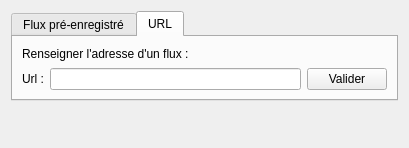
<?xml version="1.0" encoding="UTF-8"?>
<ui version="4.0">
 <class>DataFlowWindow</class>
 <widget class="QDialog" name="DataFlowWindow">
  <property name="geometry">
   <rect>
    <x>0</x>
    <y>0</y>
    <width>409</width>
    <height>148</height>
   </rect>
  </property>
  <property name="sizePolicy">
   <sizepolicy hsizetype="Fixed" vsizetype="Fixed">
    <horstretch>0</horstretch>
    <verstretch>0</verstretch>
   </sizepolicy>
  </property>
  <property name="windowTitle">
   <string>Ajouter un flux</string>
  </property>
  <layout class="QGridLayout" name="gridLayout">
   <item row="1" column="0">
    <spacer name="verticalSpacer">
     <property name="orientation">
      <enum>Qt::Vertical</enum>
     </property>
     <property name="sizeHint" stdset="0">
      <size>
       <width>20</width>
       <height>40</height>
      </size>
     </property>
    </spacer>
   </item>
   <item row="0" column="0" colspan="2">
    <widget class="QTabWidget" name="tabWidget">
     <property name="currentIndex">
      <number>1</number>
     </property>
     <widget class="QWidget" name="tab_dataFlowPreSaved">
      <attribute name="title">
       <string>Flux pré-enregistré</string>
      </attribute>
      <layout class="QGridLayout" name="gridLayout_2">
       <item row="2" column="0">
        <widget class="QComboBox" name="comboBox_dataFlowWindow">
         <property name="focusPolicy">
          <enum>Qt::StrongFocus</enum>
         </property>
         <property name="acceptDrops">
          <bool>true</bool>
         </property>
         <property name="currentText">
          <string/>
         </property>
         <property name="currentIndex">
          <number>-1</number>
         </property>
        </widget>
       </item>
       <item row="0" column="0">
        <widget class="QLabel" name="label_2">
         <property name="maximumSize">
          <size>
           <width>16777215</width>
           <height>30</height>
          </size>
         </property>
         <property name="text">
          <string>Sélectionner un flux pré-enregistré :</string>
         </property>
        </widget>
       </item>
       <item row="2" column="1">
        <widget class="QPushButton" name="btn_validateDataFlowPreSaved">
         <property name="maximumSize">
          <size>
           <width>80</width>
           <height>16777215</height>
          </size>
         </property>
         <property name="focusPolicy">
          <enum>Qt::NoFocus</enum>
         </property>
         <property name="text">
          <string>Valider</string>
         </property>
         <property name="autoDefault">
          <bool>false</bool>
         </property>
        </widget>
       </item>
      </layout>
     </widget>
     <widget class="QWidget" name="tab_dataFlowUrl">
      <property name="focusPolicy">
       <enum>Qt::StrongFocus</enum>
      </property>
      <attribute name="title">
       <string>URL</string>
      </attribute>
      <layout class="QGridLayout" name="gridLayout_3">
       <item row="1" column="2">
        <widget class="QPushButton" name="btn_validateDataFlowUrl">
         <property name="maximumSize">
          <size>
           <width>80</width>
           <height>16777215</height>
          </size>
         </property>
         <property name="focusPolicy">
          <enum>Qt::NoFocus</enum>
         </property>
         <property name="text">
          <string>Valider</string>
         </property>
         <property name="autoDefault">
          <bool>false</bool>
         </property>
        </widget>
       </item>
       <item row="0" column="0" colspan="2">
        <widget class="QLabel" name="label_3">
         <property name="maximumSize">
          <size>
           <width>16777215</width>
           <height>30</height>
          </size>
         </property>
         <property name="text">
          <string>Renseigner l'adresse d'un flux :</string>
         </property>
        </widget>
       </item>
       <item row="1" column="0">
        <widget class="QLabel" name="label">
         <property name="text">
          <string>Url :</string>
         </property>
        </widget>
       </item>
       <item row="1" column="1">
        <widget class="QLineEdit" name="lineEdit_dataFlowWindow">
         <property name="focusPolicy">
          <enum>Qt::ClickFocus</enum>
         </property>
         <property name="acceptDrops">
          <bool>true</bool>
         </property>
         <property name="inputMask">
          <string/>
         </property>
         <property name="frame">
          <bool>true</bool>
         </property>
        </widget>
       </item>
      </layout>
     </widget>
    </widget>
   </item>
  </layout>
 </widget>
 <resources/>
 <connections/>
</ui>
